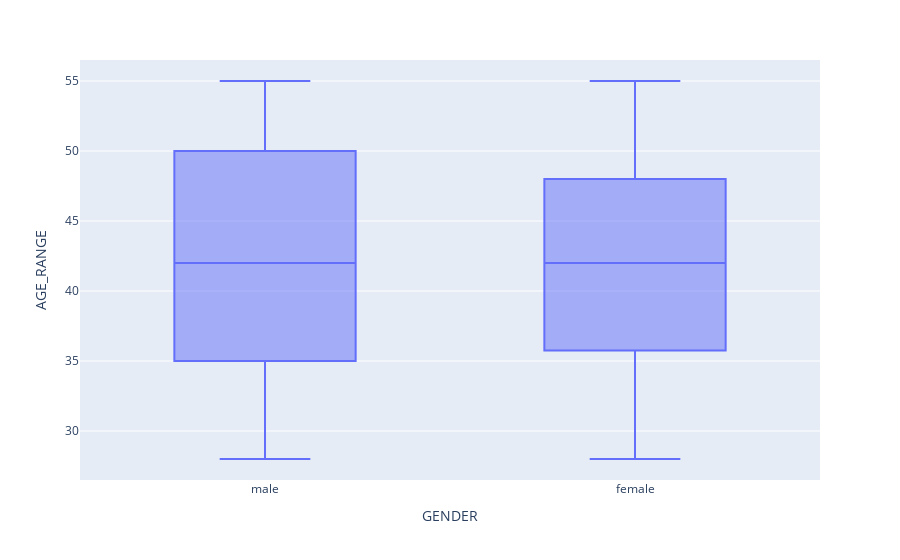

Write notebook code for a chart like this one.
### Markdown cell above
### Outlier analysis

### Code cell
fig = px.box(laundry, x="GENDER", y='AGE_RANGE')
fig.show()

### Figure 1 — Plotly figure (JSON) as saved in the notebook; plotly's stock layout.template omitted (floating-point values rounded to 4 significant figures; data arrays with more than 128 entries replaced by an {"elided": "..."} marker saying what was removed)
{"data": [{"alignmentgroup": "True", "hovertemplate": "GENDER=%{x}<br>AGE_RANGE=%{y}<extra></extra>", "legendgroup": "", "marker": {"color": "#636efa"}, "name": "", "notched": false, "offsetgroup": "", "orientation": "v", "showlegend": false, "type": "box", "x": {"elided": "642 str values"}, "x0": " ", "xaxis": "x", "y": {"elided": "642 int values"}, "y0": " ", "yaxis": "y"}], "layout": {"boxmode": "group", "legend": {"tracegroupgap": 0}, "margin": {"t": 60}, "xaxis": {"anchor": "y", "domain": [0, 1], "title": {"text": "GENDER"}}, "yaxis": {"anchor": "x", "domain": [0, 1], "title": {"text": "AGE_RANGE"}}}}
